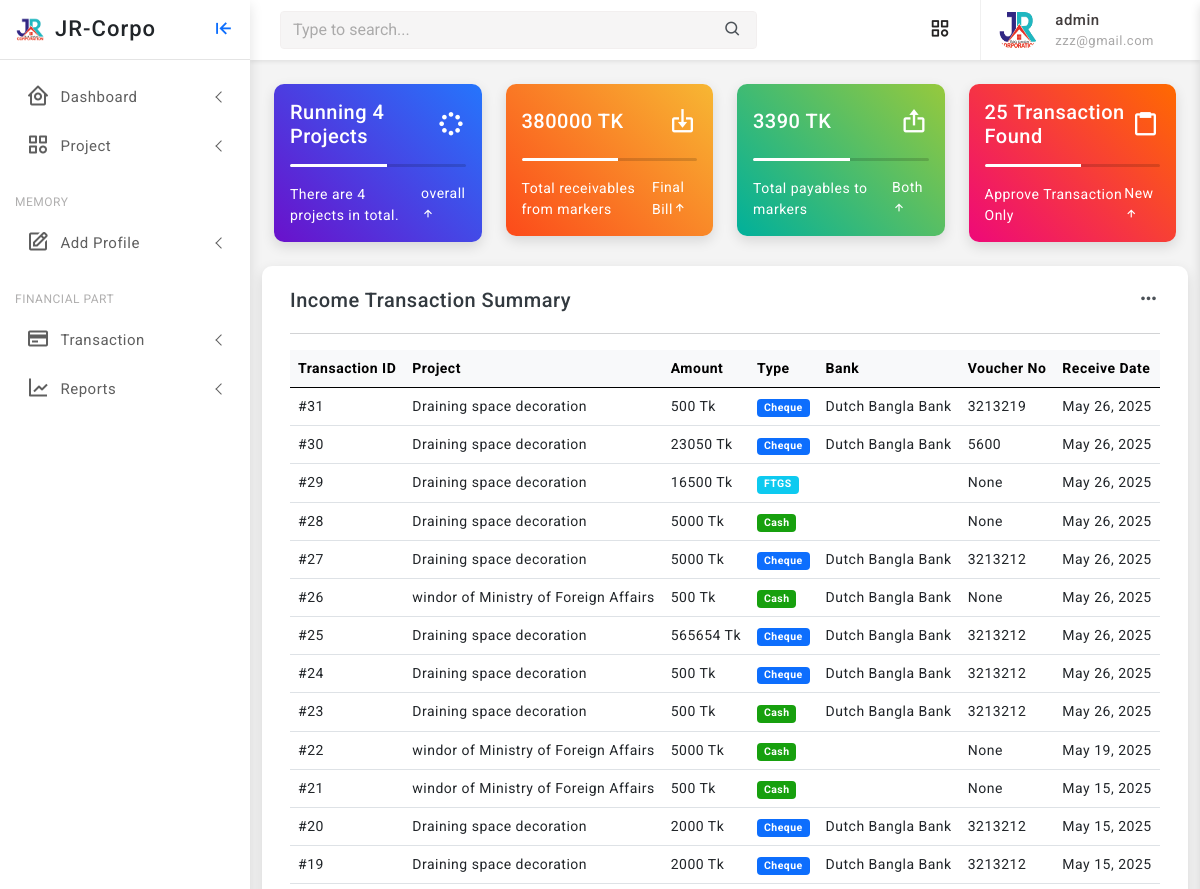
Page / (signed in, upper part) on the earlier database version.
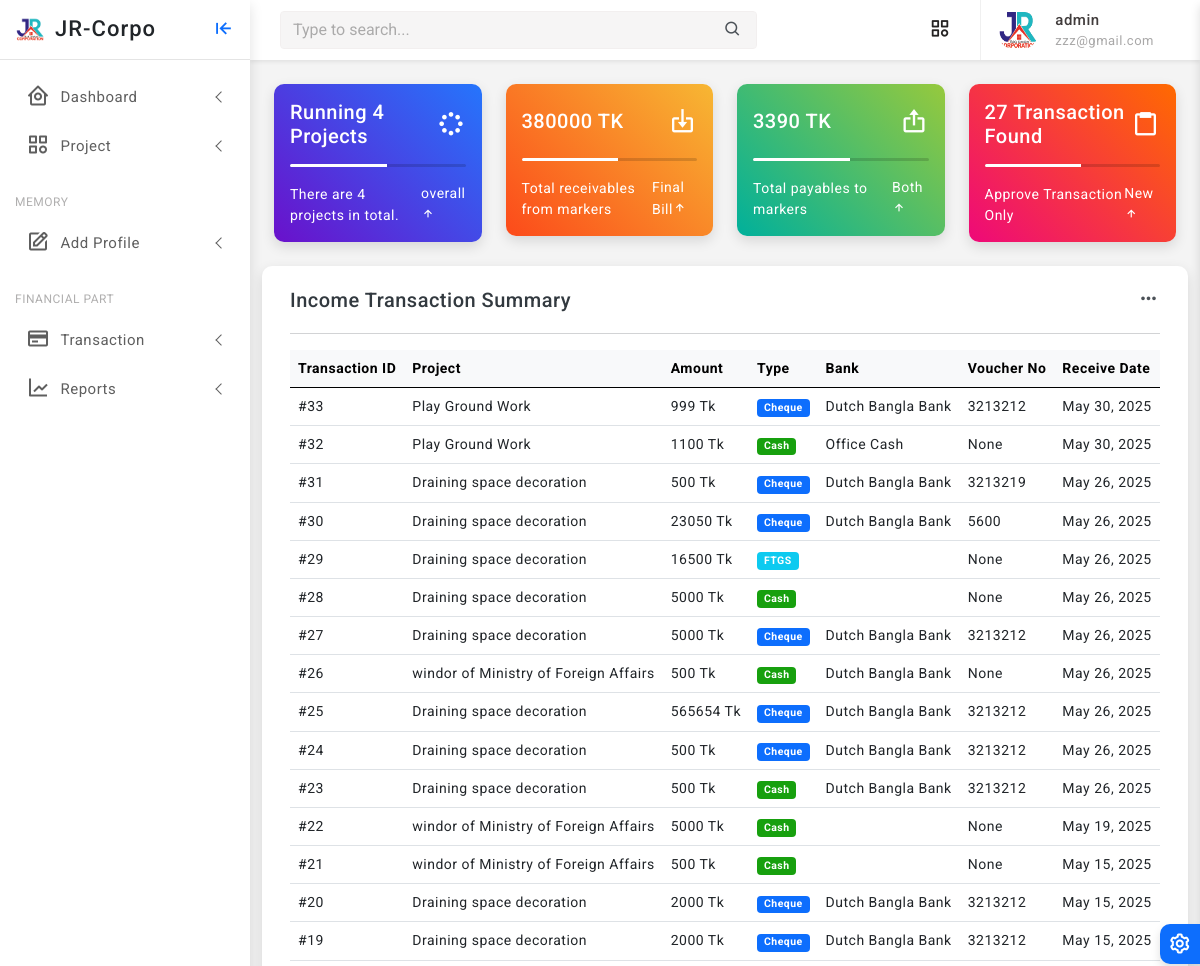
Same page on the later database version.
### finance/models.py (models this page shows, shortened)
class Transaction(models.Model):
    TYPE_CHOICES = [
        ('CASH', 'Cash'),
        ('BANK', 'Bank Deposit'),
        ('MOBILE', 'Bkash / Nogod / Rocket'),
        ('CHEQUE', 'Cheque'),
    ]
    STATUS_CHOICES = [
        ('PENDING', 'Pending'),
        ('APPROVED', 'Approved'),
        ('CANCELLED', 'Cancelled'),
    ]
    project = models.ForeignKey('core.Project', on_delete=models.CASCADE, related_name='transactions')
    amount = models.PositiveIntegerField(help_text="Maximum allowed is 10,000,000 TK")
    type = models.CharField(max_length=10, choices=TYPE_CHOICES)
    bank = models.ForeignKey('Bank', on_delete=models.SET_NULL, null=True, blank=True)
    cheque_number = models.CharField(max_length=50, blank=True, null=True)
    cheque_date = models.DateField(blank=True, null=True)
    voucher_no = models.CharField(max_length=100, null=True, blank=True)
    voucher_date = models.DateField(null=True, blank=True,)
    receive_date = models.DateField(null=True, blank=True)
    status = models.CharField(max_length=10, choices=STATUS_CHOICES, default='PENDING')
    company_account = models.ForeignKey('BankAccount', on_delete=models.PROTECT)
    created_at = models.DateTimeField(auto_now_add=True, help_text="Transaction creation timestamp")
    updated_at = models.DateTimeField(auto_now=True, help_text="Transaction last updated")
    class Meta:
        verbose_name = "Transaction"
        verbose_name_plural = "Transactions"
        ordering = ['-voucher_date']

class Bank(models.Model):
    name = models.CharField(max_length=100)

### core/models.py (models this page shows, shortened)
class Project(models.Model):
    STATUS_CHOICES = [
        ('RUNNING', 'Running'),
        ('TRIAL', 'Trial Period'),
        ('CLOSED', 'Closed'),
        ('OTHER', 'Other'),
    ]
    company = models.ForeignKey(Company, on_delete=models.CASCADE, related_name='projects')
    name = models.CharField(max_length=255)
    location = models.CharField(max_length=255)
    approximate_bill = models.PositiveIntegerField(default=0)
    current_cost = models.PositiveIntegerField(default=0, null=True, blank=True)
    final_bill = models.PositiveIntegerField(default=0, null=True, blank=True)
    current_paid = models.PositiveIntegerField(default=0, null=True, blank=True)
    created_at = models.DateTimeField(auto_now_add=True)
    updated_at = models.DateTimeField(auto_now=True)
    status = models.CharField(max_length=10, null=True, blank=True, choices=STATUS_CHOICES, default='RUNNING')

### accounts/views.py (the view)
# urls.py: path('', home_view, name='home'),
@login_required
def home_view(request):
    if request.user.is_staff:
        projects = Project.objects.filter(status='RUNNING').count()
        all_projects = Project.objects.all().count()
        all_transaction= Transaction.objects.filter(status='APPROVED').count()
        records = Record.objects.select_related('memo', 'manpower', 'project').order_by('-created_at')[:50]
        transactions = Transaction.objects.select_related('project', 'bank', 'company_account').order_by('-created_at')[:50]
        total_receivables = get_total_receivables_from_running_projects()
        total_market_due = get_total_market_payables()
        total_manpower_due = get_total_manpower_payables()
        total_all_due = total_market_due + total_manpower_due
        context = {'projects': projects,
                   'all_projects': all_projects,
                   'total_receivables': total_receivables,
                   'total_all_due':total_all_due,
                   'all_transaction': all_transaction,
                   'records': records,
                   'transactions': transactions,}
        return render(request, 'home_staff.html', context)
    else:
        return render(request, 'home.html')

### accounts/views.py (called while the page is built)
def get_total_receivables_from_running_projects():
    receivables = Project.objects.filter(
        status='RUNNING',
        final_bill__gt=0  # Exclude 0 and None
    ).annotate(
        due=ExpressionWrapper(F('final_bill') - F('current_paid'), output_field=IntegerField())
    ).aggregate(
        total_due=Sum('due')
    )
    return receivables['total_due'] or 0

def get_total_market_payables():
    payables = Memo.objects.annotate(
        due=ExpressionWrapper(F('amount') - F('payment_balance'), output_field=IntegerField())
    ).aggregate(
        total_due=Sum('due')
    )
    return payables['total_due'] or 0

def get_total_manpower_payables():
    payables = ManpowerMemo.objects.annotate(
        due=ExpressionWrapper(F('amount') - F('payment_balance'), output_field=IntegerField())
    ).aggregate(
        total_due=Sum('due')
    )
    return payables['total_due'] or 0

### accounts/templates/home_staff.html (shortened to what this page needs)
{% extends 'partials/base0.html' %}
{% block content %}
    					<div class="row row-cols-1 row-cols-md-2 row-cols-xl-4">
						<div class="col">
							<div class="card radius-10 bg-gradient-deepblue">
							 <div class="card-body">
								<div class="d-flex align-items-center">
									<h5 class="mb-0 text-white">Running {{projects}} Projects</h5>
									<div class="ms-auto">
                                        <i class='bx bx-loader-circle bx-spin fs-3 text-white'></i>
									</div>
								</div>
								<div class="progress my-3 bg-light-transparent" style="height:3px;">
									<div class="progress-bar bg-white" role="progressbar" style="width: 55%" aria-valuenow="25" aria-valuemin="0" aria-valuemax="100"></div>
								</div>
								<div class="d-flex align-items-center text-white">
									<p class="mb-0">There are {{all_projects}} projects in total.</p>
									<p class="mb-0 ms-auto">overall<span><i class='bx bx-up-arrow-alt'></i></span></p>
								</div>
							</div>
						  </div>
						</div>
						<div class="col">
							<div class="card radius-10 bg-gradient-orange">
							<div class="card-body">
								<div class="d-flex align-items-center">
									<h5 class="mb-0 text-white">{{total_receivables}} TK</h5>
									<div class="ms-auto">
                                        <i class='bx bx-import fs-3 text-white'></i>
									</div>
								</div>
								<div class="progress my-3 bg-light-transparent" style="height:3px;">
									<div class="progress-bar bg-white" role="progressbar" style="width: 55%" aria-valuenow="25" aria-valuemin="0" aria-valuemax="100"></div>
								</div>
								<div class="d-flex align-items-center text-white">
									<p class="mb-0">Total receivables from markers</p>
									<p class="mb-0 ms-auto">Final Bill<span><i class='bx bx-up-arrow-alt'></i></span></p>
								</div>
							</div>
						  </div>
						</div>
						<div class="col">
							<div class="card radius-10 bg-gradient-ohhappiness">
							<div class="card-body">
								<div class="d-flex align-items-center">
									<h5 class="mb-0 text-white">{{total_all_due}} TK</h5>
									<div class="ms-auto">
                                      <i class='bx bx-export fs-3 text-white'></i>
									</div>
								</div>
								<div class="progress my-3 bg-light-transparent" style="height:3px;">
									<div class="progress-bar bg-white" role="progressbar" style="width: 55%" aria-valuenow="25" aria-valuemin="0" aria-valuemax="100"></div>
								</div>
								<div class="d-flex align-items-center text-white">
									<p class="mb-0">Total payables to markers</p>
									<p class="mb-0 ms-auto">Both<span><i class='bx bx-up-arrow-alt'></i></span></p>
								</div>
							</div>
						</div>
						</div>
						<div class="col">
							<div class="card radius-10 bg-gradient-ibiza">
							 <div class="card-body">
								<div class="d-flex align-items-center">
									<h5 class="mb-0 text-white">{{all_transaction}} Transaction  Found </h5>
									<div class="ms-auto">
                                       <i class='bx bx-clipboard fs-3 text-white'></i>
									</div>
								</div>
								<div class="progress my-3 bg-light-transparent" style="height:3px;">
									<div class="progress-bar bg-white" role="progressbar" style="width: 55%" aria-valuenow="25" aria-valuemin="0" aria-valuemax="100"></div>
								</div>
								<div class="d-flex align-items-center text-white">
									<p class="mb-0">Approve Transaction Only</p>
									<p class="mb-0 ms-auto">New<span><i class='bx bx-up-arrow-alt'></i></span></p>
								</div>
							</div>
						 </div>
						</div>
					</div>
				<div class="row">
					<div class="card radius-10">
						<div class="card-body">
							<div class="d-flex align-items-center">
								<div>
									<h5 class="mb-0">Income Transaction Summary</h5>
								</div>
								<div class="font-22 ms-auto"><i class="bx bx-dots-horizontal-rounded"></i>
								</div>
							</div>
							<hr>
							<div class="table-responsive">
				<table class="table align-middle mb-0">
					<thead class="table-light">
						<tr>
							<th>Transaction ID</th>
							<th>Project</th>
							<th>Amount</th>
							<th>Type</th>
							<th>Bank</th>
							<th>Voucher No</th>
							<th>Receive Date</th>
						</tr>
					</thead>
					<tbody>
						{% for txn in transactions %}
						<tr>
							<td>#{{ txn.id }}</td>
							<td>{{ txn.project.name }}</td>
							<td>{{ txn.amount }} Tk</td>
							<td>
								<span class="badge
									{% if txn.type == 'CASH' %} bg-success
									{% elif txn.type == 'CHEQUE' %} bg-primary
									{% elif txn.type == 'FTGS' %} bg-info
									{% elif txn.type == 'OTHER' %} bg-warning
									{% else %} bg-secondary {% endif %}">
									{{ txn.get_type_display }}
								</span>
							</td>
							<td>{{ txn.bank.name }}</td>
							<td>{{ txn.voucher_no }}</td>
							<td>{{ txn.receive_date }}</td>
						</tr>
						{% empty %}
						<tr>
							<td colspan="8" class="text-center">No transactions found</td>
						</tr>
						{% endfor %}
					</tbody>
				</table>
			</div>
						</div>
					</div>
{% endblock %}

### templates/partials/base0.html (shortened to what this page needs)
<!doctype html>
<html lang="en">
{% load static %}
<head>
	<link href="{% static 'assets/plugins/vectormap/jquery-jvectormap-2.0.2.css' %}" rel="stylesheet"/>
	<link href="{% static 'assets/plugins/simplebar/css/simplebar.css' %}" rel="stylesheet" />
	<link href="{% static 'assets/plugins/perfect-scrollbar/css/perfect-scrollbar.css' %}" rel="stylesheet" />
	<link href="{% static 'assets/plugins/metismenu/css/metisMenu.min.css' %}" rel="stylesheet" />
	<link href="{% static 'assets/css/pace.min.css' %}" rel="stylesheet" />
	<link href="{% static 'assets/css/bootstrap.min.css' %}" rel="stylesheet">
	<link href="{% static 'assets/css/app.css' %}" rel="stylesheet">
	<link href="{% static 'assets/css/icons.css' %}" rel="stylesheet">
	<link rel="stylesheet" href="{% static 'assets/css/dark-theme.css' %}" />
	<link rel="stylesheet" href="{% static 'assets/css/semi-dark.css' %}" />
	<link rel="stylesheet" href="{% static 'assets/css/header-colors.css' %}" />
		<link rel="stylesheet" href="https://use.fontawesome.com/releases/v5.15.2/css/all.css"
>
</head>
<body>
	<div class="wrapper">
		<div class="sidebar-wrapper" data-simplebar="true">
			<div class="sidebar-header">
				<div>
					<img src="{% static 'assets/images/jr.png' %} " class="logo-icon" alt="logo icon">
				</div>
				<div>
				<a href="{% url 'home' %}" class="text-decoration-none">
					<h4 class="logo-text text-dark">JR-Corpo</h4>
				</a>
				</div>
				<div class="toggle-icon ms-auto"><i class='bx bx-arrow-to-left'></i>
				</div>
			</div>
			<ul class="metismenu" id="menu">
				<li>
					<a href="javascript:;" class="has-arrow">
						<div class="parent-icon"><i class='bx bx-home-circle'></i>
						</div>
						<div class="menu-title">Dashboard</div>
					</a>
				</li>
				<li>
					<a href="javascript:;" class="has-arrow">
						<div class="parent-icon"><i class="bx bx-category"></i>
						</div>
						<div class="menu-title">Project</div>
					</a>
						<li> <a href="{% url 'all_project_list' %}">All Project Add</a></li></li>
					</ul>
				<li class="menu-label">Memory</li>
				<li>
					<a class="has-arrow" href="javascript:;">
						<div class="parent-icon"><i class='bx bx-edit'></i>
						</div>
						<div class="menu-title">Add Profile </div>
					</a>
				</li>
				<li class="menu-label">Financial Part</li>
				<li>
					<a class="has-arrow" href="javascript:;">
						<div class="parent-icon"><i class='bx bx-credit-card'></i>
						</div>
						<div class="menu-title">Transaction </div>
					</a>
				</li>
				<li>
					<a class="has-arrow" href="javascript:;">
						<div class="parent-icon"><i class='bx bx-line-chart'></i>
						</div>
						<div class="menu-title">Reports </div>
					</a>
				</li>
		</div>
	<header>
			<div class="topbar d-flex align-items-center">
				<nav class="navbar navbar-expand">
					<div class="search-bar flex-grow-1">
						<div class="position-relative search-bar-box">
							<input type="text" class="form-control search-control" placeholder="Type to search..."> <span class="position-absolute top-50 search-show translate-middle-y"><i class='bx bx-search'></i></span>
						</div>
					</div>
					<div class="top-menu ms-auto">
						<ul class="navbar-nav align-items-center">
							<li class="nav-item dropdown dropdown-large">
								<a class="nav-link dropdown-toggle dropdown-toggle-nocaret" href="#" role="button" data-bs-toggle="dropdown" aria-expanded="false">	<i class='bx bx-category'></i>
								</a>
							</li>
						</ul>
					</div>
					<div class="user-box dropdown">
						<a class="d-flex align-items-center nav-link dropdown-toggle dropdown-toggle-nocaret" href="#" role="button" data-bs-toggle="dropdown" aria-expanded="false">
							<img src="{% static 'assets/images/jr.png' %}" class="user-img" alt="user avatar">
							<div class="user-info ps-3">
								<p class="user-name mb-0">{{ user.username }}</p>
								<p class="designattion mb-0">{{ user.email }}</p>
							</div>
						</a>
					</div>
				</nav>
			</div>
	</header>
		<div class="page-wrapper">
			<div class="page-content">
				{% block content %}
				{% endblock %}
			</div>
		</div>
	</div>
	<div class="switcher-wrapper">
		<div class="switcher-btn"> <i class='bx bx-cog bx-spin'></i>
		</div>
	</div>
</body>
</html>

Differences in the rows shown:
added Transaction: id "33", project.name "Play Ground Work", amount "999", type "Cheque", bank.name "Dutch Bangla Bank", voucher_no "3213212", receive_date "May 30, 2025"
added Transaction: id "32", project.name "Play Ground Work", amount "1100", type "Cash", bank.name "Office Cash", voucher_no "None", receive_date "May 30, 2025"
Other differences:
{{ all_transaction }}: "25" → "27"
